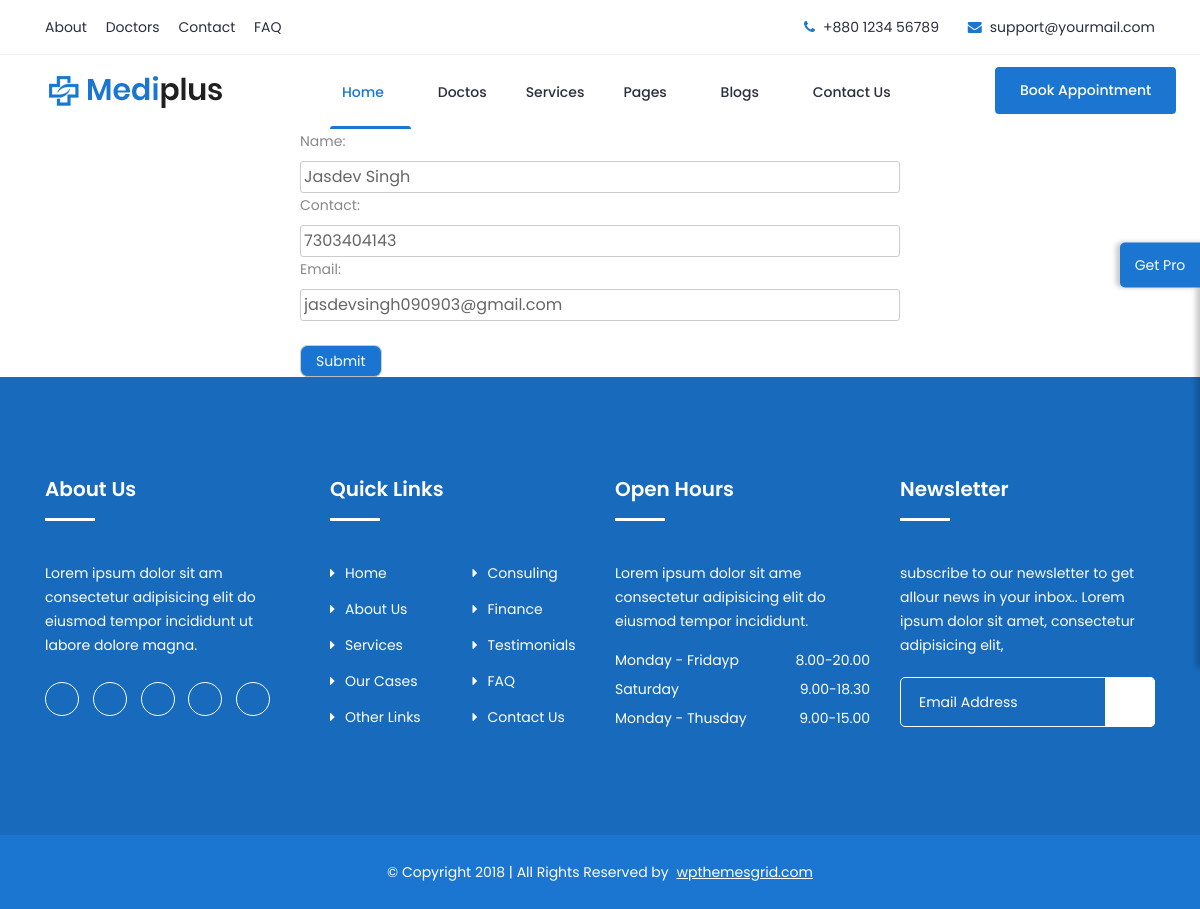
Page /webapp/update/1 on the committed database.
### MyWebApp/models.py (models this page shows, shortened)
class userModel(models.Model):
  name = models.CharField(max_length=100)
  contact = models.CharField(max_length=10)
  email = models.CharField(max_length=100)

### MyWebApp/views.py (the view)
# urls.py: path('update/<int:id>', update, name='update'),
def update(request, id):
  try:
    data = userModel.objects.get(pk=id)
    if request.method == "POST":
      form = userModelForm(request.POST, instance=data)
      if form.is_valid():
        form.save()
    else:
      form = userModelForm(instance=data)
    return render(request, 'register.html', {'form':form})
  except:
    return render(request, 'register.html')

### MyWebApp/forms.py
class userModelForm(forms.ModelForm):
  class Meta:
    model = userModel
    fields = ["name", "contact", "email"] ## "__all__" --> for all the input fields in the model
    widgets = {
      "name" : forms.TextInput(attrs={'class':'form-control'}),
      "email" : forms.TextInput(attrs={'class':'form-control'}),
      "contact" : forms.TextInput(attrs={'class':'form-control'}),
    }

### MyWebApp/templates/register.html (shortened to what this page needs)
{% extends 'base.html' %}
{% block bodyblock %}
<div style="
background-color: #FFFFFF;
display: flex;
align-items: center;
justify-content: center;"
>
{% if form %}
<form class="form" method="POST" style="width: 50%;">
{{form}}
<br>
<input type="submit" style="padding: 8px 15px; background: #1975d1; border-radius: 7.5px; color: #FFFFFF;">
</form>
{% else %}
<h2>Data Not Found</h2>
{% endif %}
</div>
{% endblock %}

### rows in the picture
userModel: name "Jasdev Singh", contact "7303404143", email "jasdevsingh090903@gmail.com"
